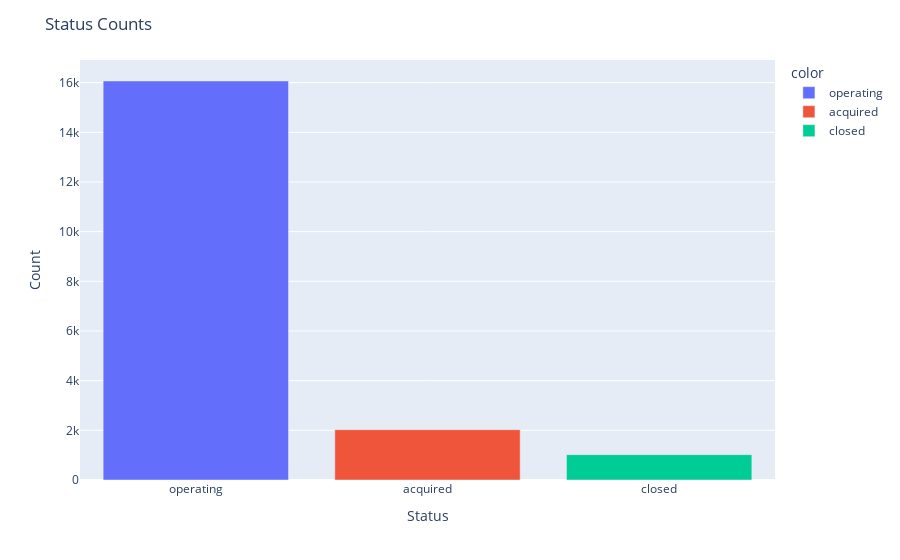

Here is the notebook cell this chart was saved with:
### Markdown cell above
Understanding the distribution of values in the `status` column is essential for analyzing the state of the startups in the dataset. It provides insights into the current status of the startups, such as whether they are actively operating, have been acquired, or have closed down.

### Code cell
#Importing libraries for visualization.
import plotly.express as px

# Count the occurrences of each status
status_counts = data['status'].value_counts()

# Create a bar plot using Plotly with different colors
fig = px.bar(x=status_counts.index, y=status_counts.values, color=status_counts.index)

# Set the plot title and axis labels
fig.update_layout(title="Status Counts", xaxis_title="Status", yaxis_title="Count")

# Display the plot
fig.show()

### Figure 1 — Plotly figure (JSON) as saved in the notebook; plotly's stock layout.template omitted (floating-point values rounded to 4 significant figures)
{"data": [{"alignmentgroup": "True", "hovertemplate": "color=operating<br>x=%{x}<br>y=%{y}<extra></extra>", "legendgroup": "operating", "marker": {"color": "#636efa", "pattern": {"shape": ""}}, "name": "operating", "offsetgroup": "operating", "orientation": "v", "showlegend": true, "textposition": "auto", "type": "bar", "x": ["operating"], "xaxis": "x", "y": [16066], "yaxis": "y"}, {"alignmentgroup": "True", "hovertemplate": "color=acquired<br>x=%{x}<br>y=%{y}<extra></extra>", "legendgroup": "acquired", "marker": {"color": "#EF553B", "pattern": {"shape": ""}}, "name": "acquired", "offsetgroup": "acquired", "orientation": "v", "showlegend": true, "textposition": "auto", "type": "bar", "x": ["acquired"], "xaxis": "x", "y": [2025], "yaxis": "y"}, {"alignmentgroup": "True", "hovertemplate": "color=closed<br>x=%{x}<br>y=%{y}<extra></extra>", "legendgroup": "closed", "marker": {"color": "#00cc96", "pattern": {"shape": ""}}, "name": "closed", "offsetgroup": "closed", "orientation": "v", "showlegend": true, "textposition": "auto", "type": "bar", "x": ["closed"], "xaxis": "x", "y": [1020], "yaxis": "y"}], "layout": {"barmode": "relative", "legend": {"title": {"text": "color"}, "tracegroupgap": 0}, "margin": {"t": 60}, "title": {"text": "Status Counts"}, "xaxis": {"anchor": "y", "domain": [0, 1], "title": {"text": "Status"}}, "yaxis": {"anchor": "x", "domain": [0, 1], "title": {"text": "Count"}}}}
